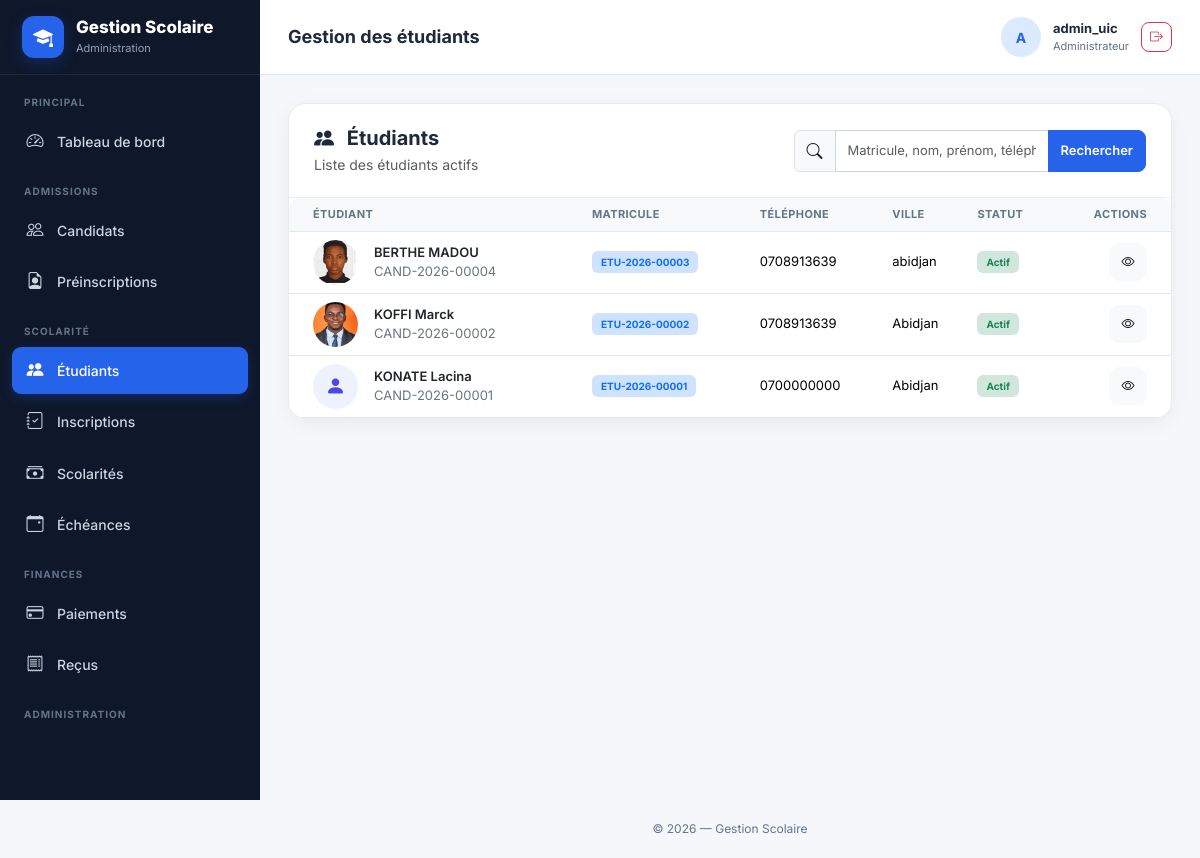
The app's page /etudiants/ (signed in) with its own data.
### gestion/models.py (models this page shows, shortened)
class Etudiant(models.Model):
    matricule = models.CharField(
        max_length=30,
        unique=True,
        editable=False
    )
    candidat = models.OneToOneField(
        Candidat,
        on_delete=models.PROTECT,
        related_name="etudiant"
    )
    date_creation = models.DateTimeField(
        auto_now_add=True
    )
    actif = models.BooleanField(
        default=True
    )
    class Meta:
        verbose_name = "Étudiant"
        verbose_name_plural = "Étudiants"
        ordering = ["matricule"]

class Candidat(models.Model):
    SEXE_CHOICES = [
        ("M", "Masculin"),
        ("F", "Féminin"),
    ]
    matricule_candidat = models.CharField(
        max_length=30,
        unique=True,
        editable=False,
    )
    nom = models.CharField(
        max_length=100
    )
    prenoms = models.CharField(
        max_length=150
    )
    sexe = models.CharField(
        max_length=1,
        choices=SEXE_CHOICES
    )
    date_naissance = models.DateField()
    lieu_naissance = models.CharField(
        max_length=150
    )
    nationalite = models.CharField(
        max_length=100,
        default="Ivoirienne"
    )
    photo = models.ImageField(
        upload_to="candidats/photos/",
        null=True,
        blank=True
    )
    telephone = models.CharField(
        max_length=30
    )
    email = models.EmailField(
        blank=True,
        null=True
    )
    adresse = models.CharField(
        max_length=255,
        blank=True
    )
    ville = models.CharField(
        max_length=100,
        blank=True
    )
    dernier_diplome = models.CharField(
        max_length=150,
        blank=True
    )
    serie_diplome = models.CharField(
        max_length=100,
        blank=True
    )
    annee_obtention = models.PositiveIntegerField(
        null=True,
        blank=True
    )
    etablissement_origine = models.CharField(
        max_length=200,
        blank=True
    )
    date_creation = models.DateTimeField(
        auto_now_add=True
    )
    date_modification = models.DateTimeField(
        auto_now=True
    )
    actif = models.BooleanField(
        default=True
    )
    class Meta:
        verbose_name = "Candidat"
        verbose_name_plural = "Candidats"
        ordering = ["nom", "prenoms"]

### gestion/views.py (the view, shortened to what this page needs)
@login_required
def etudiants_liste(request):
    etudiants = (
        Etudiant.objects
        .select_related("candidat")
        .filter(actif=True)
        .order_by(
            "candidat__nom",
            "candidat__prenoms"
        )
    )
    recherche = request.GET.get("q", "").strip()
    return render(
        request,
        "gestion/etudiants/liste.html",
        {
            "etudiants": etudiants,
            "recherche": recherche,
        }
    )

### gestion/templates/gestion/etudiants/liste.html (shortened to what this page needs)
{% extends "gestion/base.html" %}
{% block page_title %}
Gestion des étudiants
{% endblock %}
{% block content %}
<div class="page-card">
    <div class="page-header">
        <div class="d-flex justify-content-between align-items-center flex-wrap gap-3">
            <div>
                <h5 class="fw-bold mb-1">
                    <i class="bi bi-people-fill me-2"></i>
                    Étudiants
                </h5>
                <div class="text-muted small">
                    Liste des étudiants actifs
                </div>
            </div>
            <div class="search-box">
                <form method="get">
                    <div class="input-group">
                        <span class="input-group-text">
                            <i class="bi bi-search"></i>
                        </span>
                        <input
                            type="text"
                            name="q"
                            value="{{ recherche }}"
                            class="form-control"
                            placeholder="Matricule, nom, prénom, téléphone..."
                        >
                        <button
                            type="submit"
                            class="btn btn-primary"
                        >
                            Rechercher
                        </button>
                    </div>
                </form>
            </div>
        </div>
    </div>
    {% if etudiants %}
        <div class="table-responsive">
            <table class="table table-hover align-middle mb-0">
                <thead class="table-light">
                    <tr>
                        <th class="ps-4">
                            Étudiant
                        </th>
                        <th>
                            Matricule
                        </th>
                        <th>
                            Téléphone
                        </th>
                        <th>
                            Ville
                        </th>
                        <th>
                            Statut
                        </th>
                        <th class="text-end pe-4">
                            Actions
                        </th>
                    </tr>
                </thead>
                <tbody>
                    {% for etudiant in etudiants %}
                        <tr>
                            <td class="ps-4">
                                <div class="d-flex align-items-center gap-3">
                                    {% if etudiant.candidat.photo %}
                                        <img
                                            src="{{ etudiant.candidat.photo.url }}"
                                            alt="{{ etudiant.candidat.nom }}"
                                            class="student-photo"
                                        >
                                    {% else %}
                                        <div class="student-placeholder">
                                            <i class="bi bi-person-fill"></i>
                                        </div>
                                    {% endif %}
                                    <div>
                                        <div class="student-name">
                                            {{ etudiant.candidat.nom }}
                                            {{ etudiant.candidat.prenoms }}
                                        </div>
                                        <div class="student-matricule">
                                            {{ etudiant.candidat.matricule_candidat }}
                                        </div>
                                    </div>
                                </div>
                            </td>
                            <td>
                                <span class="badge bg-primary-subtle text-primary">
                                    {{ etudiant.matricule }}
                                </span>
                            </td>
                            <td>
                                {{ etudiant.candidat.telephone|default:"—" }}
                            </td>
                            <td>
                                {{ etudiant.candidat.ville|default:"—" }}
                            </td>
                            <td>
                                {% if etudiant.actif %}
                                    <span class="badge bg-success-subtle text-success">
                                        Actif
                                    </span>
                                {% else %}
                                    <span class="badge bg-secondary-subtle text-secondary">
                                        Inactif
                                    </span>
                                {% endif %}
                            </td>
                            <td class="text-end pe-4">
                                <a
                                    href="{% url 'gestion:etudiant_detail' etudiant.pk %}"
                                    class="action-btn btn btn-light"
                                    title="Voir la fiche"
                                >
                                    <i class="bi bi-eye"></i>
                                </a>
                            </td>
                        </tr>
                    {% endfor %}
                </tbody>
            </table>
        </div>
    {% endif %}
</div>
{% endblock %}

### gestion/templates/gestion/base.html (shortened to what this page needs)
{% load static %}
<!DOCTYPE html>
<html lang="fr">
<head>
    <link
        href="https://cdn.jsdelivr.net/npm/bootstrap@5.3.3/dist/css/bootstrap.min.css"
        rel="stylesheet"
    >
    <link
        rel="stylesheet"
        href="https://cdn.jsdelivr.net/npm/bootstrap-icons@1.11.3/font/bootstrap-icons.min.css"
    >
</head>
<body>
<aside
    class="sidebar"
    id="sidebar"
>
    <div class="sidebar-brand">
        <div class="brand-icon">
            <i class="bi bi-mortarboard-fill"></i>
        </div>
        <div>
            <div class="brand-title">
                Gestion Scolaire
            </div>
            <div class="brand-subtitle">
                Administration
            </div>
        </div>
    </div>
    <div class="sidebar-menu">
        <div class="menu-title">
            Principal
        </div>
        <a
            href="{% url 'gestion:dashboard' %}"
            class="menu-link
            "
        >
            <i class="bi bi-speedometer2"></i>
            <span>
                Tableau de bord
            </span>
        </a>
        <div class="menu-title">
            Admissions
        </div>
        <a
            href="{% url 'gestion:candidats_liste' %}"
            class="menu-link
            "
        >
            <i class="bi bi-people"></i>
            <span>
                Candidats
            </span>
        </a>
        <a
            href="{% url 'gestion:preinscription_liste' %}"
            class="menu-link
            "
        >
            <i class="bi bi-file-earmark-person"></i>
            <span>
                Préinscriptions
            </span>
        </a>
        <div class="menu-title">
            Scolarité
        </div>
        <a
            href="{% url 'gestion:etudiants_liste' %}"
            class="menu-link
            {% if 'etudiant' in request.resolver_match.url_name %}
                active
            {% endif %}"
        >
            <i class="bi bi-people-fill"></i>
            <span>
                Étudiants
            </span>
        </a>
        <a
            href="{% url 'gestion:inscriptions_liste' %}"
            class="menu-link
            "
        >
            <i class="bi bi-journal-check"></i>
            <span>
                Inscriptions
            </span>
        </a>
        <a
            href="{% url 'gestion:scolarites_liste' %}"
            class="menu-link
            "
        >
            <i class="bi bi-cash-stack"></i>
            <span>
                Scolarités
            </span>
        </a>
        <a
            href="{% url 'gestion:echeances_liste' %}"
            class="menu-link
            "
        >
            <i class="bi bi-calendar-event"></i>
            <span>
                Échéances
            </span>
        </a>
        <div class="menu-title">
            Finances
        </div>
        <a
            href="{% url 'gestion:paiements_liste' %}"
            class="menu-link
            "
        >
            <i class="bi bi-credit-card"></i>
            <span>
                Paiements
            </span>
        </a>
        <a
            href="{% url 'gestion:recus_liste' %}"
            class="menu-link
            "
        >
            <i class="bi bi-receipt"></i>
            <span>
                Reçus
            </span>
        </a>
        <div class="menu-title">
            Administration
        </div>
    </div>
</aside>
<div class="main-wrapper">
    <header class="topbar">
        <div class="topbar-left">
            <div>
                <h1 class="page-title">
                    {% block page_title %}{% endblock %}
                </h1>
            </div>
        </div>
        <div class="user-area">
            <div class="user-avatar">
                {% if request.user.is_authenticated %}
                    {{ request.user.username|first|upper }}
                {% else %}
                    <i class="bi bi-person"></i>
                {% endif %}
            </div>
            <div class="user-info">
                {% if request.user.is_authenticated %}
                    <div class="user-name">
                        {% if request.user.get_full_name %}
                            {{ request.user.get_full_name }}
                        {% else %}
                            {{ request.user.username }}
                        {% endif %}
                    </div>
                    <div class="user-role">
                        {% if request.user.is_superuser %}
                            Administrateur
                        {% else %}
                            Gestionnaire
                        {% endif %}
                    </div>
                {% endif %}
            </div>
     {% if request.user.is_authenticated %}
    <form
        method="post"
        action="{% url 'logout' %}"
        class="d-inline"
    >
        <button
            type="submit"
            class="btn btn-sm btn-outline-danger"
            title="Déconnexion"
        >
            <i class="bi bi-box-arrow-right"></i>
        </button>
    </form>
{% endif %}
        </div>
    </header>
    <main class="content-wrapper">
        {% block content %}
        {% endblock %}
    </main>
    <footer class="footer">
        © {% now "Y" %} — Gestion Scolaire
    </footer>
</div>
</body>
</html>

### records on screen
Etudiant: candidat.photo (picture), candidat.nom "BERTHE", candidat.prenoms "MADOU", candidat.matricule_candidat "CAND-2026-00004", matricule "ETU-2026-00003", candidat.telephone "0708913639", candidat.ville "abidjan", actif "Actif"
Etudiant: candidat.photo (picture), candidat.nom "KOFFI", candidat.prenoms "Marck", candidat.matricule_candidat "CAND-2026-00002", matricule "ETU-2026-00002", candidat.telephone "0708913639", candidat.ville "Abidjan", actif "Actif"
Etudiant: candidat.nom "KONATE", candidat.prenoms "Lacina", candidat.matricule_candidat "CAND-2026-00001", matricule "ETU-2026-00001", candidat.telephone "0700000000", candidat.ville "Abidjan", actif "Actif"

### other values on screen
{{ request.user.username|first|upper }} "A"
{{ request.user.username }} "admin_uic"
